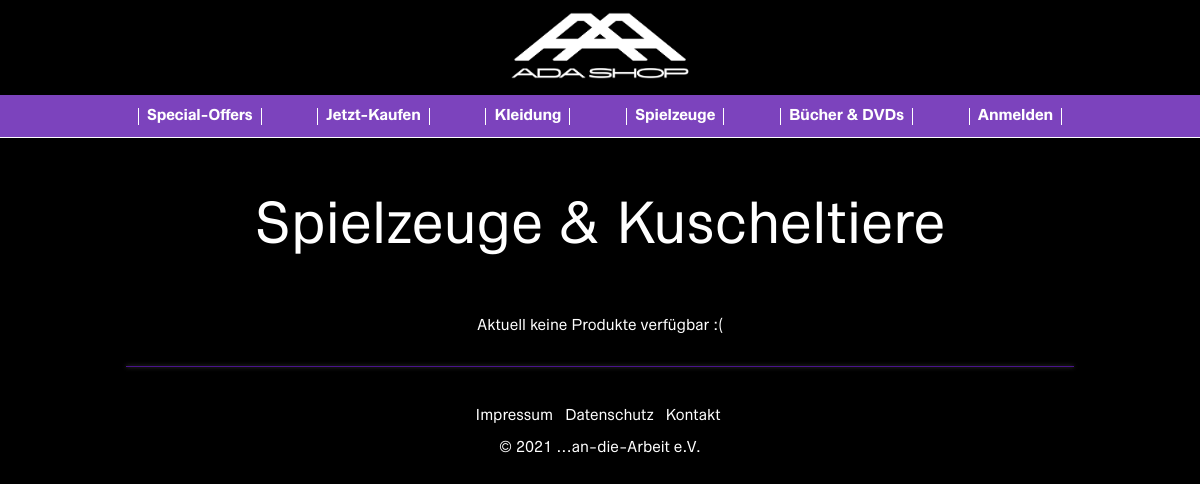
/spielsachen.php, run on an earlier commit of the app's database.
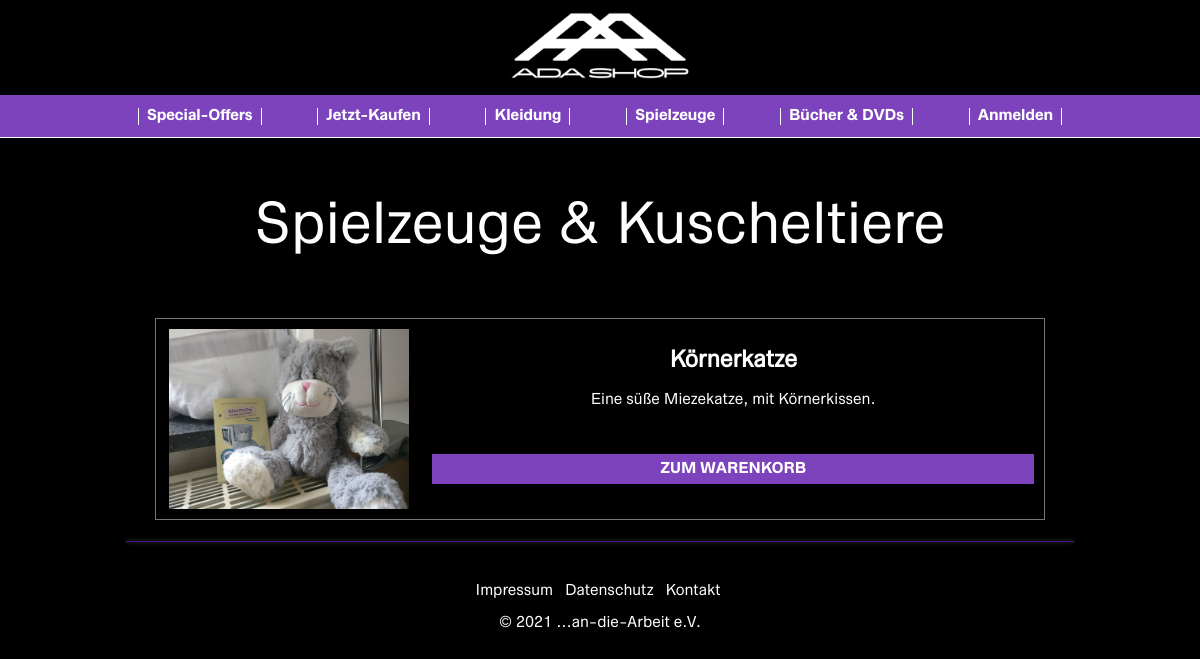
And on a later commit of the database.
### tables this page shows
CREATE TABLE IF NOT EXISTS tblBild (
	bildPfad VARCHAR( 255 ) NOT NULL,
	f_artID INT UNSIGNED NOT NULL,
	FOREIGN KEY ( f_artID ) REFERENCES tblArtikel ( p_artID )
);

CREATE TABLE IF NOT EXISTS tblArtikel (
	p_artID INT UNSIGNED NOT NULL AUTO_INCREMENT PRIMARY KEY,
	artName VARCHAR( 60 ) NOT NULL,
	artBeschreibung TEXT,
	artBestand INT UNSIGNED NOT NULL,
	artPreis DECIMAL( 7,2 ) NOT NULL,
	f_zustID INT UNSIGNED NOT NULL,
	f_katID INT UNSIGNED NOT NULL,
	FOREIGN KEY ( f_zustID ) REFERENCES tblZustand ( p_zustID ),
	FOREIGN KEY ( f_katID ) REFERENCES tblKategorie ( p_katID )
);

### spielsachen.php (the view, shortened to what this page needs)
<?php
include(dirname(__FILE__)."/dbconnection.php");
?>
<!DOCTYPE html>
<html lang="de">
<head>
    <link rel="stylesheet" type="text/css" href="/css/main-stylesheet.css">
    <link rel="stylesheet" type="text/css" href="css/navbar.css">
</head>
<body>
    <header>
            <a href="../index.php">
                <img src="../images/adashoplogo.png" width="230px">
            </a>
            <br>
            <nav>
                                <div class="appleNav">
                                    <ul>
                                        <li><a href="/specialoffer.php">Special-Offers</a></li>
                                        <li><a href="/buy.php">Jetzt-Kaufen</a></li>
                                        <li><a href="/kleidung.php">Kleidung</a></li>
                                        <li><a href="/spielsachen.php">Spielzeuge</a></li>
                                        <li><a href="/books_dvds.php">Bücher & DVDs</a></li>
                                        <li><a href="/login/login.php">Anmelden</a></li>
                                    </ul>
                                </div>
            </nav>
    </header>
<main>
<p style="font-size:45pt">
Spielzeuge & Kuscheltiere
</p>
<div class="galleryWrapper">
<?php
$abfrage_produkte = "SELECT *
                     FROM tblArtikel
                     LEFT JOIN tblBild ON tblArtikel.p_artID = tblBild.f_artID
                     WHERE f_katID = 4";
$result = $con->query($abfrage_produkte);
if ($result->num_rows > 0) {
    while($row = $result->fetch_assoc()) {
        echo "
        <div class='row'>
          <div class='column1' style='background-color:transparent;'>
        <img src='" . $row["bildPfad"] . "' alt='" . $row["artName"] . "' height='180'>
          </div>
          <div class='column2' style='background-color:black;'>
            <h2>" . $row["artName"] . "</h2>
            <p>" . $row["artBeschreibung"] . "</p>
            <button onclick='/* BESTELLUNG HIER ERSTELLEN */' style='width:100%;height:30px;margin-top:30px'>ZUM WARENKORB</button>
            </div>
        </div>";
    }
} else {
    echo "<p>Aktuell keine Produkte verfügbar :( </p>";
}
?>
  </div>
</main>
    <footer><br>
            <br><br>
            <a href="impressum.php">Impressum&nbsp;&nbsp;</a>
            <a href="datenschutz.php">Datenschutz&nbsp;&nbsp;</a>
            <a href="kontakt.php">Kontakt&nbsp;</a>
        <br><br>
            <p>© </p>
            <p><script>document.write(new Date().getFullYear())</script></p>
            <p>...an-die-Arbeit e.V.</p>
    </footer>
</body>
</html>

What changed in the data, as far as the page shows it:
added tblbild: bildPfad (picture), f_artID.artName "Körnerkatze", f_artID.artBeschreibung "Eine süße Miezekatze, mit Körnerkissen."
Also different on the page:
text no longer shown: "Aktuell keine Produkte verfügbar :("
